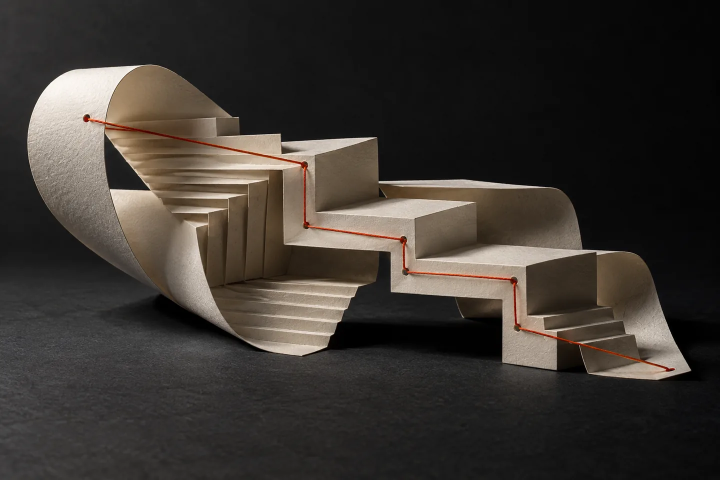
#> input picture assets/editorial/structure-1440.webp, 1440 x 960 px (shown at 1/2 size)
$ python render_social_card.py --font ../assets/editorial/structure-1440.webp
#> lines starting #> are read from the running program, lines starting #| are printed output that depends on the picture
### scripts/site_config.py
"""Read the single production origin shared by Jekyll and generated assets."""

import re
from pathlib import Path
from urllib.parse import urlsplit

ROOT = Path(__file__).resolve().parents[1]


def canonical_origin(root=ROOT):
    text = (root / '_config.yml').read_text(encoding='utf-8')
    values = re.findall(r'^url:[ \t]*(.*)$', text, re.M)
    if len(values) != 1:
        raise ValueError('production site.url must declare one bare HTTPS origin')
    value = values[0].strip().strip('\"\'')
    parts = urlsplit(value)
    if (parts.scheme != 'https' or not parts.hostname or parts.username or parts.password
            or parts.port or parts.path not in ('', '/') or parts.query or parts.fragment
            or any(character.isspace() for character in value)):
        raise ValueError('production site.url must be a bare HTTPS origin')
    return value.rstrip('/')

### scripts/render_social_card.py
"""Regenerate the editorial social preview with Pillow and TrueType fonts."""

import argparse
from pathlib import Path

from PIL import Image, ImageDraw, ImageFont, ImageOps

try:
    from scripts.site_config import canonical_origin
except ModuleNotFoundError:
    from site_config import canonical_origin


def main() -> None:
    parser = argparse.ArgumentParser(description=__doc__)
    parser.add_argument("--font", required=True, help="Path to an installed sans-serif font")
    parser.add_argument("--display-font", help="Path to the Newsreader regular TrueType source")
    parser.add_argument("--italic-font", help="Path to the Newsreader italic TrueType source")
    args = parser.parse_args()
    image = Image.new("RGB", (1200, 630), "#f7f4ec")
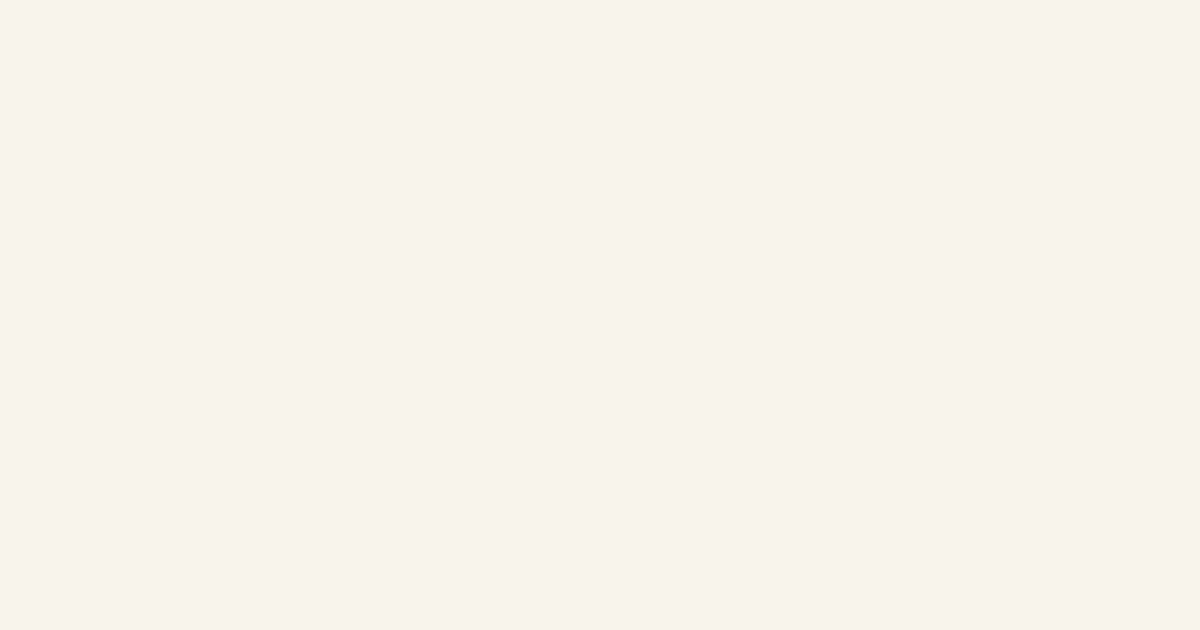
#> image: PIL image 1200x630 RGB; mean R, G, B 247, 244, 236
    draw = ImageDraw.Draw(image)
    ink, muted, accent = "#171b1c", "#4e5855", "#ac3b25"
    def font(size: int):
        result = ImageFont.truetype(args.font, size)
        try:
            axes = result.get_variation_axes()
        except OSError:
            return result
        result.set_variation_by_axes([
            500 if axis["name"] == b"Weight" else axis["default"] for axis in axes
        ])
        return result
    display = lambda size: ImageFont.truetype(args.display_font or args.font, size)
    italic = lambda size: ImageFont.truetype(args.italic_font or args.display_font or args.font, size)
    artwork = Path(__file__).resolve().parents[1] / "assets/editorial/structure-1440.webp"
    with Image.open(artwork) as source:
#> source is the input picture: PIL image 1440x960 RGB; mean R, G, B 58.6, 53.4, 48.5
        image.paste(ImageOps.fit(source, (490, 630), centering=(0.56, 0.5)), (710, 0))
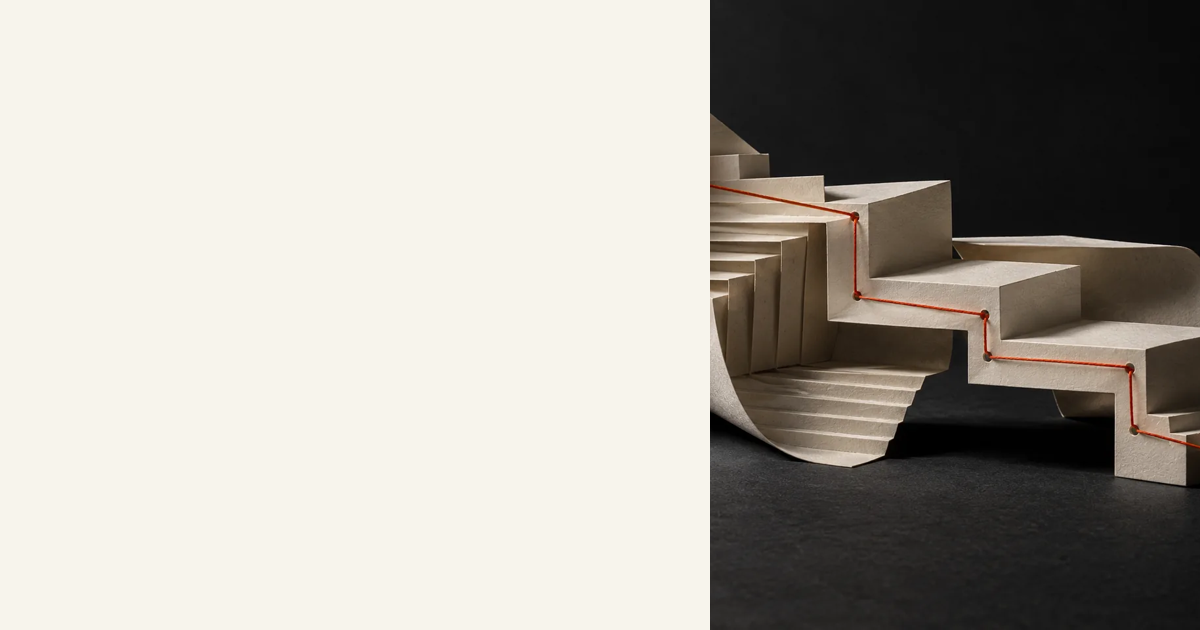
#> image: PIL image 1200x630 RGB; mean R, G, B 171.3, 167, 159.8
    draw.rectangle((0, 0, 1200, 4), fill=ink)
    draw.text((60, 55), "Mihai Nadăș / field notes", fill=accent, font=font(25))
    draw.line((60, 111, 650, 111), fill="#b8b1a2", width=1)
    draw.text((60, 166), "Staying close", fill=ink, font=display(78))
    draw.text((60, 251), "to the", fill=ink, font=display(78))
    draw.text((60, 336), "implementation.", fill=accent, font=italic(78))
    draw.text((62, 475), "Engineering · AI research", fill=muted, font=font(23))
    draw.text((62, 514), "Applied papers", fill=muted, font=font(23))
    draw.text((62, 568), canonical_origin().removeprefix('https://'), fill=accent, font=font(20))
    image.save(Path(__file__).resolve().parents[1] / "assets" / "social-card.png", optimize=True)


if __name__ == "__main__":
#> (the run stopped early here; a loop or call above may not have finished)
